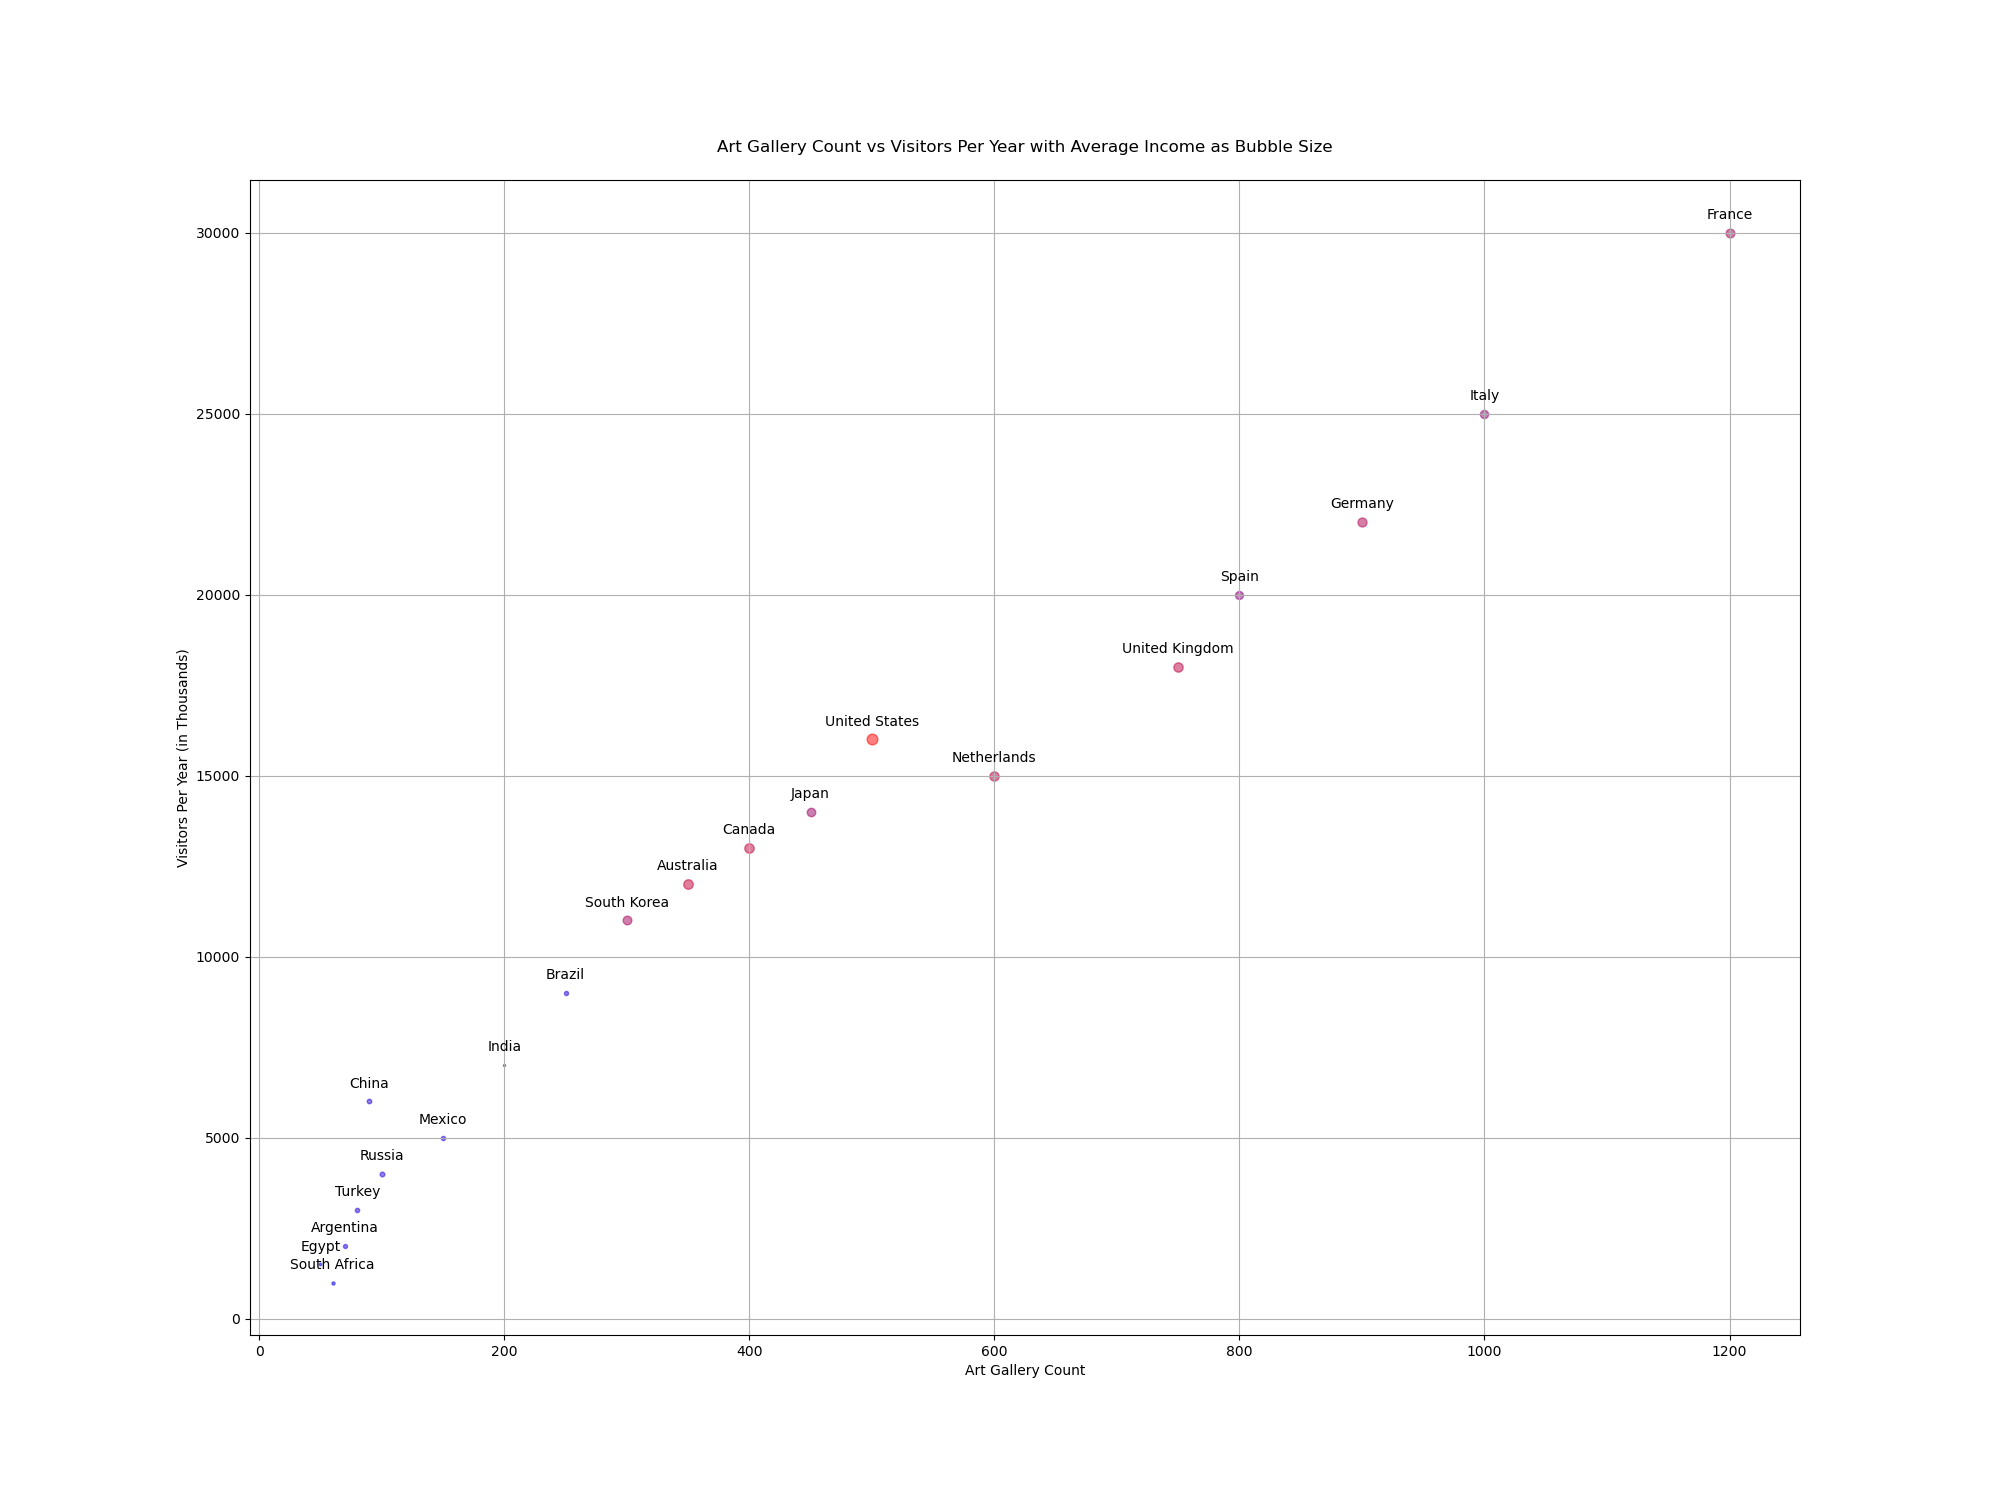

The Python source for this figure:

import matplotlib.pyplot as plt

countries = ["France", "Italy", "Germany", "Spain", "United Kingdom", 
             "Netherlands", "United States", "Japan", "Canada", "Australia", 
             "South Korea", "Brazil", "India", "Mexico", "Russia", 
             "China", "Turkey", "Argentina", "South Africa", "Egypt"]
art_gallery_count = [1200, 1000, 900, 800, 750, 
                     600, 500, 450, 400, 350, 
                     300, 250, 200, 150, 100, 
                     90, 80, 70, 60, 50]
visitors_per_year = [30000, 25000, 22000, 20000, 18000, 
                     15000, 16000, 14000, 13000, 12000, 
                     11000, 9000, 7000, 5000, 4000, 
                     6000, 3000, 2000, 1000, 1500]
population = [67.3, 60.4, 83.1, 47.4, 67.1, 
              17.4, 331.0, 126.3, 38.0, 25.7, 
              51.8, 213.3, 1391.0, 128.9, 144.1, 
              1441.0, 84.3, 45.4, 60.0, 104.0]
average_income = [40000, 35000, 42000, 33000, 45000, 
                  44000, 60000, 37000, 46000, 47000, 
                  39000, 9000, 2100, 9200, 11400, 
                  10400, 9600, 8600, 5200, 3100]

sizes = [ai / 1000 for ai in average_income]

plt.figure(figsize=(20, 15))
for i in range(len(countries)):
    plt.scatter(art_gallery_count[i], visitors_per_year[i], s=sizes[i], alpha=0.5,
                c='#%02x%02x%02x' % (int((average_income[i]-min(average_income))/(max(average_income)-min(average_income))*255), 
                                     0, 
                                     int((1-(average_income[i]-min(average_income))/(max(average_income)-min(average_income)))*255)))

plt.title('Art Gallery Count vs Visitors Per Year with Average Income as Bubble Size', pad=20)
plt.xlabel('Art Gallery Count')
plt.ylabel('Visitors Per Year (in Thousands)')
plt.grid(True)

for i, country in enumerate(countries):
    plt.annotate(country, (art_gallery_count[i], visitors_per_year[i]), textcoords="offset points", 
                 xytext=(0, 10), ha='center')

plt.show()
